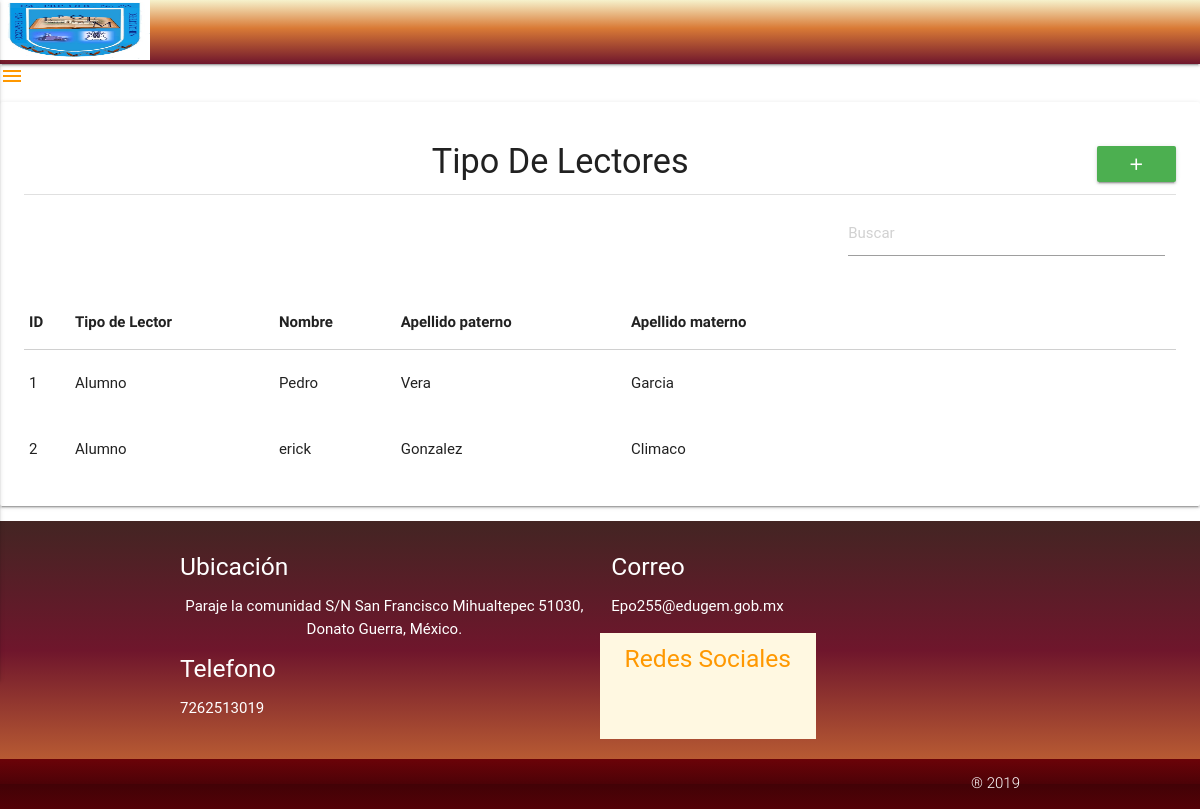
Screenshot of /personas (signed in) with the database file from the repository.
### tables this page shows
CREATE TABLE IF NOT EXISTS `personas` (
  `id_persona` int(11) NOT NULL AUTO_INCREMENT,
  `id_tipopersona` int(11) NOT NULL,
  `nombre` varchar(30) NOT NULL,
  `ap_paterno` varchar(30) NOT NULL,
  `ap_materno` varchar(30) NOT NULL,
  PRIMARY KEY (`id_persona`),
  KEY `conlleva` (`id_tipopersona`)
);

CREATE TABLE IF NOT EXISTS `tipo_persona` (
  `id_tipopersona` int(11) NOT NULL AUTO_INCREMENT,
  `descripcion` varchar(30) NOT NULL,
  PRIMARY KEY (`id_tipopersona`)
);

### AppData/Config/Autoload.php (called while the page is built, shortened)
<?php
class Autoload
{
    public static function run()
    {
        spl_autoload_register(function ($class)
        {
            $ruta=str_replace("\\",'/',$class).'.php';
        });
    }
}

### AppData/Model/conexion.php (called while the page is built, shortened)
<?php
class conexion
{
    private $datos=array("server"=>"localhost","user"=>"root","password"=>"", "base"=>"biblioprepa");
    private $conexion;
    function __construct()
    {
        $this->conexion=new \mysqli($this->datos["server"],$this->datos["user"], $this->datos["password"],$this->datos["base"]);
        $this->conexion->set_charset("utf8");
    }
    public function QueryResultado($sql)
    {
        $datos=$this->conexion->query($sql) or die (mysqli_error($this->conexion));
        return $datos;
    }
}

### AppData/Config/Request.php (called while the page is built, shortened)
<?php
class Request
{
    private $metodo;
    private $argumento;
    public function __construct()
    {
        if (isset($_SESSION["username"]))
        {
            if (isset($_GET['url'])) {
                $ruta = filter_input(INPUT_GET, 'url', FILTER_SANITIZE_URL);
                $ruta = explode("/", $ruta);
                $ruta = array_filter($ruta);
                if ($ruta[0] == "index.php") {
                    $this->controlador = "empleado_bienvenido";
                } else {
                    $this->controlador = strtolower(array_shift($ruta));
                }
                $this->metodo = strtolower(array_shift($ruta));
                if (!$this->metodo)
                    $this->metodo = "index";
                $this->argumento = $ruta;
            }else {
                $this->controlador = "empleado_bienvenido";
                $this->metodo = "index";
            }
      }
    }
    public function getMetodo()
    {
        return $this->metodo;
    }
    public function getArgumento()
    {
        return $this->argumento;
    }
}

### AppData/Controller/personasController.php (called while the page is built, shortened)
<?php
class personasController
{
    private $personas,$tipo_persona;
    public function __construct()
    {
        $this->personas= new \AppData\Model\personas();
        $this->tipo_persona=new \AppData\Model\tipo_persona();
    }
    public function index()
    {
        $datos1=$this->personas->getAll();
        $datos2=$this->tipo_persona->getAll();
        $datos[0]=$datos1;
        $datos[1]=$datos2;
        return $datos;
    }
}

### AppData/Model/personas.php (called while the page is built, shortened)
<?php
class personas
{
    function __construct()
    {
        $this->conexion = new conexion();
    }
    function getAll()
    {
        $sql = "SELECT personas.id_persona,tipo_persona.descripcion, personas.nombre, personas.ap_paterno, personas.ap_materno
        FROM personas,tipo_persona
        WHERE personas.id_tipopersona=tipo_persona.id_tipopersona
        ORDER BY id_persona ASC ";
        $datos = $this->conexion->QueryResultado($sql);
        return $datos;
    }
}

### AppData/Model/tipo_persona.php (called while the page is built, shortened)
<?php
class tipo_persona
{
    private $tabla="tipo_persona";
    function __construct()
    {
        $this->conexion=new conexion();
    }
    function getAll(){
        $sql="select *from {$this->tabla}";
        $datos=$this->conexion->queryResultado($sql);
        return $datos;
    }
}

### Views/personas/tabla.php (the view)
<?php
$datos=$datos[0];
while($row=mysqli_fetch_array($datos))
    echo "<tr><td>{$row[0]}</td>
    <td>{$row['descripcion']}</td>
    <td>{$row['nombre']}</td>
    <td>{$row['ap_paterno']}</td>
    <td>{$row['ap_materno']}</td>
    <td><a class='btn-flat icon-cross red-text btn_eliminar' href='#!' data-id='{$row['id_persona']}'></a></td>
    <td><a class='btn-flat icon-pencil blue-text btn_modificar ' data-id='{$row['id_persona']}' href='#!'></a></td></tr>";
?>

### Public/style.css (style rules this page uses)
[class^="icon-"], [class*=" icon-"] { font-family: 'icomoon' !important; speak: none; font-style: normal; font-weight: normal; font-variant: normal; text-transform: none; line-height: 1; -webkit-font-smoothing: antialiased; -moz-osx-font-smoothing: grayscale; }
.icon-pencil:before { content: "\eaa0"; }
.icon-cross:before { content: "\ebaa"; }

### rows the page displays
personas: id_persona "1", id_tipopersona.descripcion "Alumno", nombre "Pedro", ap_paterno "Vera", ap_materno "Garcia"
personas: id_persona "2", id_tipopersona.descripcion "Alumno", nombre "erick", ap_paterno "Gonzalez", ap_materno "Climaco"
